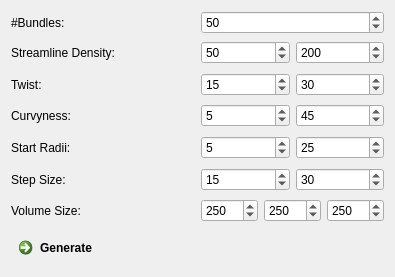
     <widget class="QWidget" name="page_2">
      <property name="geometry">
       <rect>
        <x>0</x>
        <y>0</y>
        <width>395</width>
        <height>277</height>
       </rect>
      </property>
      <attribute name="label">
       <string>Random Phantom</string>
      </attribute>
      <layout class="QGridLayout" name="gridLayout_17">
       <item row="7" column="0">
        <widget class="QLabel" name="m_TensorsToDWIBValueLabel_15">
         <property name="toolTip">
          <string/>
         </property>
         <property name="statusTip">
          <string/>
         </property>
         <property name="whatsThis">
          <string/>
         </property>
         <property name="text">
          <string>Volume Size:</string>
         </property>
         <property name="wordWrap">
          <bool>false</bool>
         </property>
        </widget>
       </item>
       <item row="4" column="0">
        <widget class="QLabel" name="m_TensorsToDWIBValueLabel_12">
         <property name="toolTip">
          <string/>
         </property>
         <property name="statusTip">
          <string/>
         </property>
         <property name="whatsThis">
          <string/>
         </property>
         <property name="text">
          <string>Curvyness:</string>
         </property>
         <property name="wordWrap">
          <bool>false</bool>
         </property>
        </widget>
       </item>
       <item row="3" column="1">
        <widget class="QFrame" name="frame_12">
         <property name="frameShape">
          <enum>QFrame::NoFrame</enum>
         </property>
         <property name="frameShadow">
          <enum>QFrame::Raised</enum>
         </property>
         <layout class="QGridLayout" name="gridLayout_14">
          <property name="leftMargin">
           <number>0</number>
          </property>
          <property name="topMargin">
           <number>0</number>
          </property>
          <property name="rightMargin">
           <number>0</number>
          </property>
          <property name="bottomMargin">
           <number>0</number>
          </property>
          <item row="0" column="1">
           <widget class="QSpinBox" name="m_MaxTwistBox">
            <property name="toolTip">
             <string>Specify number of fibers to generate for the selected bundle.</string>
            </property>
            <property name="minimum">
             <number>0</number>
            </property>
            <property name="maximum">
             <number>90</number>
            </property>
            <property name="singleStep">
             <number>10</number>
            </property>
            <property name="value">
             <number>30</number>
            </property>
           </widget>
          </item>
          <item row="0" column="0">
           <widget class="QSpinBox" name="m_MinTwistBox">
            <property name="toolTip">
             <string>Specify number of fibers to generate for the selected bundle.</string>
            </property>
            <property name="minimum">
             <number>0</number>
            </property>
            <property name="maximum">
             <number>90</number>
            </property>
            <property name="singleStep">
             <number>10</number>
            </property>
            <property name="value">
             <number>15</number>
            </property>
           </widget>
          </item>
         </layout>
        </widget>
       </item>
       <item row="6" column="0">
        <widget class="QLabel" name="m_TensorsToDWIBValueLabel_14">
         <property name="toolTip">
          <string/>
         </property>
         <property name="statusTip">
          <string/>
         </property>
         <property name="whatsThis">
          <string/>
         </property>
         <property name="text">
          <string>Step Size:</string>
         </property>
         <property name="wordWrap">
          <bool>false</bool>
         </property>
        </widget>
       </item>
       <item row="6" column="1">
        <widget class="QFrame" name="frame_9">
         <property name="frameShape">
          <enum>QFrame::NoFrame</enum>
         </property>
         <property name="frameShadow">
          <enum>QFrame::Raised</enum>
         </property>
         <layout class="QGridLayout" name="gridLayout_8">
          <property name="leftMargin">
           <number>0</number>
          </property>
          <property name="topMargin">
           <number>0</number>
          </property>
          <property name="rightMargin">
           <number>0</number>
          </property>
          <property name="bottomMargin">
           <number>0</number>
          </property>
          <item row="0" column="0">
           <widget class="QSpinBox" name="m_StepSizeMinBox">
            <property name="toolTip">
             <string>Specify number of fibers to generate for the selected bundle.</string>
            </property>
            <property name="minimum">
             <number>1</number>
            </property>
            <property name="maximum">
             <number>100</number>
            </property>
            <property name="singleStep">
             <number>1</number>
            </property>
            <property name="value">
             <number>15</number>
            </property>
           </widget>
          </item>
          <item row="0" column="1">
           <widget class="QSpinBox" name="m_StepSizeMaxBox">
            <property name="toolTip">
             <string>Specify number of fibers to generate for the selected bundle.</string>
            </property>
            <property name="minimum">
             <number>1</number>
            </property>
            <property name="maximum">
             <number>100</number>
            </property>
            <property name="singleStep">
             <number>1</number>
            </property>
            <property name="value">
             <number>30</number>
            </property>
           </widget>
          </item>
         </layout>
        </widget>
       </item>
       <item row="2" column="0">
        <widget class="QLabel" name="m_TensorsToDWIBValueLabel_11">
         <property name="toolTip">
          <string/>
         </property>
         <property name="statusTip">
          <string/>
         </property>
         <property name="whatsThis">
          <string/>
         </property>
         <property name="text">
          <string>Streamline Density:</string>
         </property>
         <property name="wordWrap">
          <bool>false</bool>
         </property>
        </widget>
       </item>
       <item row="1" column="1">
        <widget class="QSpinBox" name="m_NumBundlesBox">
         <property name="toolTip">
          <string>Specify number of fibers to generate for the selected bundle.</string>
         </property>
         <property name="minimum">
          <number>1</number>
         </property>
         <property name="maximum">
          <number>1000</number>
         </property>
         <property name="singleStep">
          <number>1</number>
         </property>
         <property name="value">
          <number>50</number>
         </property>
        </widget>
       </item>
       <item row="5" column="0">
        <widget class="QLabel" name="m_TensorsToDWIBValueLabel_13">
         <property name="toolTip">
          <string/>
         </property>
         <property name="statusTip">
          <string/>
         </property>
         <property name="whatsThis">
          <string/>
         </property>
         <property name="text">
          <string>Start Radii:</string>
         </property>
         <property name="wordWrap">
          <bool>false</bool>
         </property>
        </widget>
       </item>
       <item row="4" column="1">
        <widget class="QFrame" name="frame_6">
         <property name="frameShape">
          <enum>QFrame::NoFrame</enum>
         </property>
         <property name="frameShadow">
          <enum>QFrame::Raised</enum>
         </property>
         <layout class="QGridLayout" name="gridLayout_6">
          <property name="leftMargin">
           <number>0</number>
          </property>
          <property name="topMargin">
           <number>0</number>
          </property>
          <property name="rightMargin">
           <number>0</number>
          </property>
          <property name="bottomMargin">
           <number>0</number>
          </property>
          <item row="0" column="0">
           <widget class="QSpinBox" name="m_CurvyMinBox">
            <property name="toolTip">
             <string>Specify number of fibers to generate for the selected bundle.</string>
            </property>
            <property name="minimum">
             <number>1</number>
            </property>
            <property name="maximum">
             <number>90</number>
            </property>
            <property name="singleStep">
             <number>1</number>
            </property>
            <property name="value">
             <number>5</number>
            </property>
           </widget>
          </item>
          <item row="0" column="1">
           <widget class="QSpinBox" name="m_CurvyMaxBox">
            <property name="toolTip">
             <string>Specify number of fibers to generate for the selected bundle.</string>
            </property>
            <property name="minimum">
             <number>1</number>
            </property>
            <property name="maximum">
             <number>90</number>
            </property>
            <property name="singleStep">
             <number>1</number>
            </property>
            <property name="value">
             <number>45</number>
            </property>
           </widget>
          </item>
         </layout>
        </widget>
       </item>
       <item row="7" column="1">
        <widget class="QFrame" name="frame_10">
         <property name="frameShape">
          <enum>QFrame::NoFrame</enum>
         </property>
         <property name="frameShadow">
          <enum>QFrame::Raised</enum>
         </property>
         <layout class="QGridLayout" name="gridLayout_10">
          <property name="leftMargin">
           <number>0</number>
          </property>
          <property name="topMargin">
           <number>0</number>
          </property>
          <property name="rightMargin">
           <number>0</number>
          </property>
          <property name="bottomMargin">
           <number>0</number>
          </property>
          <item row="0" column="1">
           <widget class="QSpinBox" name="m_VolumeSizeY">
            <property name="toolTip">
             <string>Specify number of fibers to generate for the selected bundle.</string>
            </property>
            <property name="minimum">
             <number>1</number>
            </property>
            <property name="maximum">
             <number>1000</number>
            </property>
            <property name="singleStep">
             <number>1</number>
            </property>
            <property name="value">
             <number>250</number>
            </property>
           </widget>
          </item>
          <item row="0" column="0">
           <widget class="QSpinBox" name="m_VolumeSizeX">
            <property name="toolTip">
             <string>Specify number of fibers to generate for the selected bundle.</string>
            </property>
            <property name="minimum">
             <number>1</number>
            </property>
            <property name="maximum">
             <number>1000</number>
            </property>
            <property name="singleStep">
             <number>1</number>
            </property>
            <property name="value">
             <number>250</number>
            </property>
           </widget>
          </item>
          <item row="0" column="2">
           <widget class="QSpinBox" name="m_VolumeSizeZ">
            <property name="toolTip">
             <string>Specify number of fibers to generate for the selected bundle.</string>
            </property>
            <property name="minimum">
             <number>1</number>
            </property>
            <property name="maximum">
             <number>1000</number>
            </property>
            <property name="singleStep">
             <number>1</number>
            </property>
            <property name="value">
             <number>250</number>
            </property>
           </widget>
          </item>
         </layout>
        </widget>
       </item>
       <item row="3" column="0">
        <widget class="QLabel" name="m_TensorsToDWIBValueLabel_16">
         <property name="toolTip">
          <string/>
         </property>
         <property name="statusTip">
          <string/>
         </property>
         <property name="whatsThis">
          <string/>
         </property>
         <property name="text">
          <string>Twist:</string>
         </property>
         <property name="wordWrap">
          <bool>false</bool>
         </property>
        </widget>
       </item>
       <item row="1" column="0">
        <widget class="QLabel" name="m_TensorsToDWIBValueLabel_10">
         <property name="toolTip">
          <string/>
         </property>
         <property name="statusTip">
          <string/>
         </property>
         <property name="whatsThis">
          <string/>
         </property>
         <property name="text">
          <string>#Bundles:</string>
         </property>
         <property name="wordWrap">
          <bool>false</bool>
         </property>
        </widget>
       </item>
       <item row="5" column="1">
        <widget class="QFrame" name="frame_7">
         <property name="frameShape">
          <enum>QFrame::NoFrame</enum>
         </property>
         <property name="frameShadow">
          <enum>QFrame::Raised</enum>
         </property>
         <layout class="QGridLayout" name="gridLayout_7">
          <property name="leftMargin">
           <number>0</number>
          </property>
          <property name="topMargin">
           <number>0</number>
          </property>
          <property name="rightMargin">
           <number>0</number>
          </property>
          <property name="bottomMargin">
           <number>0</number>
          </property>
          <item row="0" column="0">
           <widget class="QSpinBox" name="m_SizeMinBox">
            <property name="toolTip">
             <string>Specify number of fibers to generate for the selected bundle.</string>
            </property>
            <property name="minimum">
             <number>1</number>
            </property>
            <property name="maximum">
             <number>300</number>
            </property>
            <property name="singleStep">
             <number>1</number>
            </property>
            <property name="value">
             <number>5</number>
            </property>
           </widget>
          </item>
          <item row="0" column="1">
           <widget class="QSpinBox" name="m_SizeMaxBox">
            <property name="toolTip">
             <string>Specify number of fibers to generate for the selected bundle.</string>
            </property>
            <property name="minimum">
             <number>1</number>
            </property>
            <property name="maximum">
             <number>300</number>
            </property>
            <property name="singleStep">
             <number>1</number>
            </property>
            <property name="value">
             <number>25</number>
            </property>
           </widget>
          </item>
         </layout>
        </widget>
       </item>
       <item row="2" column="1">
        <widget class="QFrame" name="frame_11">
         <property name="frameShape">
          <enum>QFrame::NoFrame</enum>
         </property>
         <property name="frameShadow">
          <enum>QFrame::Raised</enum>
         </property>
         <layout class="QGridLayout" name="gridLayout_13">
          <property name="leftMargin">
           <number>0</number>
          </property>
          <property name="topMargin">
           <number>0</number>
          </property>
          <property name="rightMargin">
           <number>0</number>
          </property>
          <property name="bottomMargin">
           <number>0</number>
          </property>
          <item row="0" column="1">
           <widget class="QSpinBox" name="m_MaxDensityBox">
            <property name="toolTip">
             <string>Specify number of fibers to generate for the selected bundle.</string>
            </property>
            <property name="minimum">
             <number>1</number>
            </property>
            <property name="maximum">
             <number>10000</number>
            </property>
            <property name="singleStep">
             <number>10</number>
            </property>
            <property name="value">
             <number>200</number>
            </property>
           </widget>
          </item>
          <item row="0" column="0">
           <widget class="QSpinBox" name="m_MinDensityBox">
            <property name="toolTip">
             <string>Specify number of fibers to generate for the selected bundle.</string>
            </property>
            <property name="minimum">
             <number>1</number>
            </property>
            <property name="maximum">
             <number>10000</number>
            </property>
            <property name="singleStep">
             <number>10</number>
            </property>
            <property name="value">
             <number>50</number>
            </property>
           </widget>
          </item>
         </layout>
        </widget>
       </item>
       <item row="8" column="0">
        <widget class="QCommandLinkButton" name="m_RandomPhantomButton">
         <property name="enabled">
          <bool>true</bool>
         </property>
         <property name="styleSheet">
          <string notr="true">QCommandLinkButton:disabled {
  border: none;
}</string>
         </property>
         <property name="text">
          <string>Generate</string>
         </property>
         <property name="icon">
          <iconset>
           <normaloff>:/QmitkDiffusionImaging/general_icons/right.ico</normaloff>:/QmitkDiffusionImaging/general_icons/right.ico</iconset>
         </property>
        </widget>
       </item>
      </layout>
     </widget>
